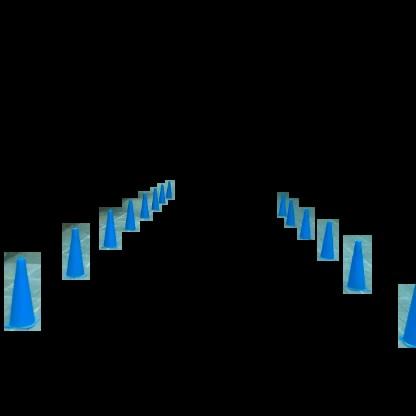
#> input picture newcone/t2.jpg, 416 x 416 px, found by its file name
$ python convehull2.py
#> lines starting #> are read from the running program, lines starting #| are printed output that depends on the picture; after the words box and inside, x2 and y2 are one past the last pixel; in counts of white or black regions, pixels touching at a corner belong together

#https://theailearner.com/2019/12/05/finding-convex-hull-opencv-python/


import cv2
# Load the image
img1 = cv2.imread('t2.JPG')
#> img1 is the input picture: shape (416, 416, 3); mean B, G, R 12.7, 10, 4.7
# img1 = img1 [260:330,5:40]
img1 = img1 [100:416,5:40]
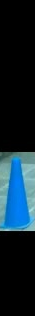
#> img1: shape (316, 35, 3); mean B, G, R 48, 36.4, 16
# Convert it to greyscale
img = cv2.cvtColor(img1, cv2.COLOR_BGR2GRAY)
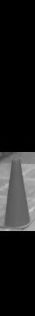
#> img: shape (316, 35); min 0, max 204, mean 31.7
# Threshold the image
ret, thresh = cv2.threshold(img,110,255,cv2.THRESH_BINARY)
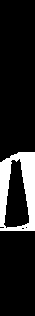
#> thresh: shape (316, 35); 13.9% white; 1 white region
# Find the contours
contours, hierarchy = cv2.findContours(thresh, cv2.RETR_TREE, cv2.CHAIN_APPROX_SIMPLE)
#> contours = 4 contours, 2 with area under 20; largest, box (x1, y1, x2, y2) and area: (0, 152, 35, 231) 2554, (3, 158, 30, 229) 1202
# For each contour, find the convex hull and draw it
# on the original image.
for i in range(len(contours)):
    hull = cv2.convexHull(contours[i])
    cv2.drawContours(img1, [hull], -1, (255, 0, 0), 2)
#> this loop made 4 passes
#> hull on pass 3: [[25, 227], [26, 226], [27, 227], [26, 228]]
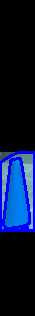
#> img1: shape (316, 35, 3); 9.11% of pixels changed, all inside (x1, y1, x2, y2) = (0, 151, 35, 232)
# Display the final convex hull image
cv2.imshow('ConvexHull', img1)
cv2.waitKey(0)
